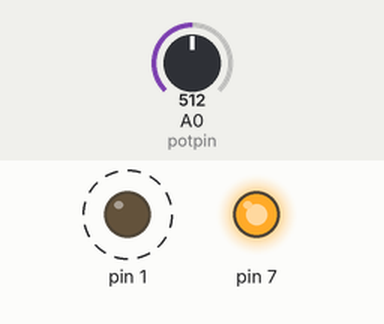
This sketch was run on a simulated Arduino Uno, built with avr-gcc and run on an emulated ATmega328P. Parts: output pins drawn as LEDs (lit = HIGH). Dashed ring = blinking. The inputs (shaded band) are chosen by the test bench; at power-on: A0 (potpin) = 512.

Above: at 1.8 s.
1.9 s: A0 (potpin) set to 0
3.5 s: A0 (potpin) set to 122
At 3.67 s:
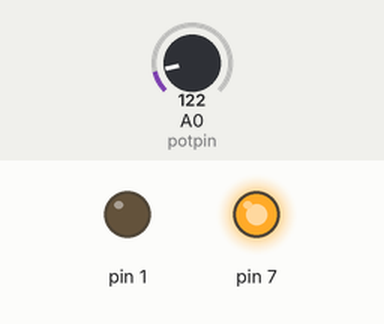
At 4.03 s:
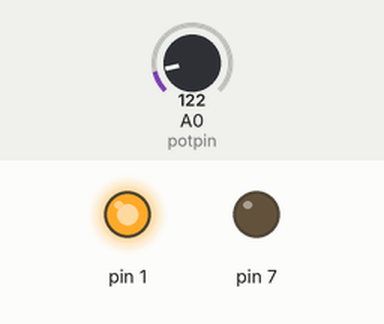
Timing chart, 0 to 13.0 s (numbered marks = the images above; inputs shaded):
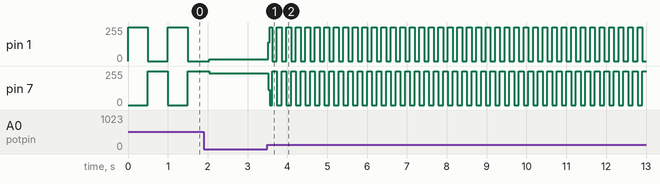

The sketch:

potentiometer_train_light.ino
```cpp
int potpin = 0;
int val;

void setup()
{
  pinMode(1, OUTPUT);
  pinMode(7, OUTPUT);
}

void loop()
{
  val = analogRead(potpin);
  val = map(val, 0, 1023, 0, 1000);
  digitalWrite(1, HIGH);
  digitalWrite(7, LOW);
  delay(val);
  digitalWrite(1, LOW);
  digitalWrite(7, HIGH);
  delay(val);
}
```

Measured:
- after the input at 3.5 s, pin 1: 15/255 → 141/255 at once, then moves between 0/255 and 255/255, repeating every 0.71 s; pin 7: 240/255 → 114/255 at once, then moves between 0/255 and 255/255, repeating every 0.71 s
- by itself, pin 1: alternates 255/255 for 0.50 s and 0/255 for 0.50 s
